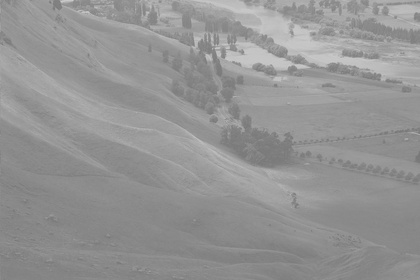
%> input picture HW2/test_image/test.jpg, 420 x 280 px, shrunk from 1024 x 683 before the run
$ octave --eval "result = equalize_hist('../test_image/test.jpg');"   (GNU Octave 9; MATLAB toolbox functions it lacks are replaced by stand-ins)
%> lines starting %> are read from the running program, lines starting %| are printed output that depends on the picture
### HW2/equalize_hist/calculateHistogram.m
function [ his ] = calculateHistogram(img, L)
%calculateHistogram

his = zeros(1, L);
[h, w] = size(img);
for i = 1 : h
    for j = 1 : w
        value = img(i, j) + 1;
        his(value) = his(value) + 1;
    end
end


end

### HW2/equalize_hist/getHistogramEqualFunction.m
function [ transform_func ] = getHistogramEqualFunction( his, L)
% getHistogramEqualFunction
% s = T(r) = (L - 1) * sum(from i = 1 : r prob(i))

% Calculate Number of pixels
total_pixel = 0;
for i = 1 : L
    total_pixel = total_pixel + his(i);
end
%Get cdf min(f(x))
min = 0;
for i = 1 : L
    if (his(i) > 0)
        min = his(i);
        break;
    end
end
%total_pixel = total_pixel - min;
transform_func = zeros(1, L);
for i = 1 : L
    prob = 0;
    % Calculate sum of frequency
    for j = 1 : i
        prob = prob + his(j);
    end
 %   prob = prob - min;
    % Transform frequency to probability
    prob = prob / total_pixel;
    transform_func(i) = prob * (L - 1);

transform_func = uint8(transform_func);
end

### HW2/equalize_hist/transformImage.m
function [ output ] = transformImage(img, transform_func)
%transformImage
%transform an image according to given T(r)
[h, w] = size(img);
output = zeros(h, w);

for i = 1 : h
    for j = 1 : w
        % Make a new image like that s = T(r) pixel by pixel
        output(i, j) = transform_func(img(i, j) + 1);
    end
end
output = uint8(output);
end

### HW2/equalize_hist/equalize_hist.m
function [ output_img ] = equalize_hist( input_img_name )
%> called with input_img_name = '../test_image/test.jpg'
%equalize_hist
%   Detailed explanation goes here
img = imread(input_img_name);
%> img is the input picture: size 280x420x3 uint8; min 117, max 205, mean 148

L = 256;

origin_his = calculateHistogram(img, L);
%> after the loop in calculateHistogram, `for i = 1 : h`: his = 256 values, max 15486 at index 138, min 0 at index 1, mean 1378.1
%> origin_his has the same summary as his in calculateHistogram

transform_func = getHistogramEqualFunction(origin_his, L);
%> after the loop in getHistogramEqualFunction, `for i = 1 : L`: total_pixel = 352800
%> after the loop in getHistogramEqualFunction, `for i = 1 : L`: min = 3
%> after the loop in getHistogramEqualFunction, `for i = 1 : L`: transform_func = 256 values from 0 to 255
%> transform_func = 256 values from 0 to 255

output_img = transformImage(img, transform_func);
%> after the loop in transformImage, `for i = 1 : h`:
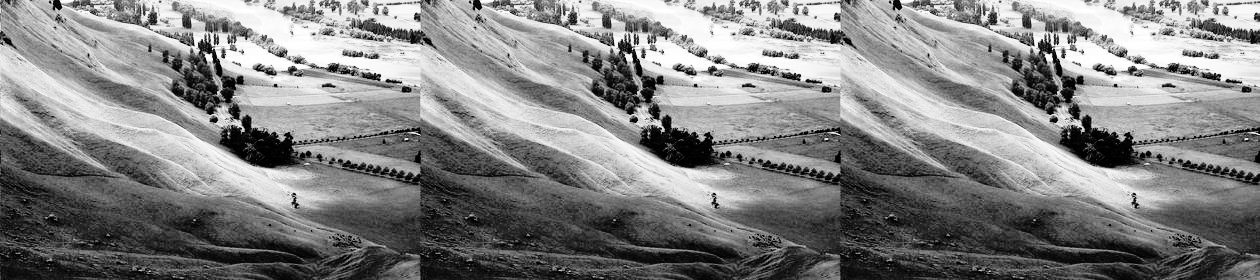
%> output: size 280x1260 double; min 0, max 255, mean 130.6

output_his = calculateHistogram(output_img, L);
%> output_his = 256 values, max 15486 at index 63, min 0 at index 6, mean 1378.1

std_img = histeq(img);
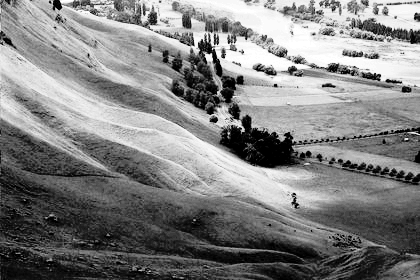
%> std_img: size 280x420x3 uint8; min 0, max 255, mean 128.6
std_his = calculateHistogram(std_img, L);
%> std_his = 256 values, max 15486 at index 58, min 0 at index 2, mean 1378.1
%> `result = equalize_hist('../test_image/test.jpg');`:
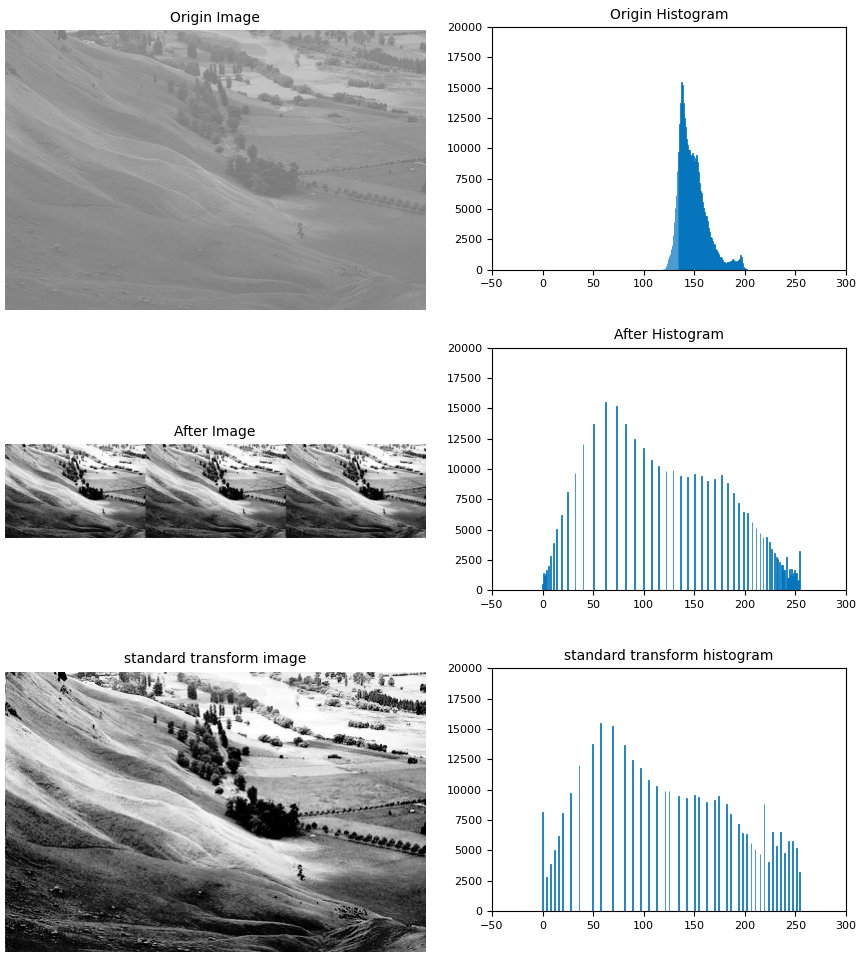
%> figure redrawn from the program's plot data, 6 panels
% plot
x = 0 : 1 : 255;

subplot(3, 2, 1);
imshow(img);
title('Origin Image');

subplot(3, 2, 2);
bar(x, origin_his);
title('Origin Histogram');

subplot(3, 2, 3);
imshow(output_img);
title('After Image');

subplot(3, 2, 4);
bar(x, output_his);
title('After Histogram');

subplot(3, 2, 5);
imshow(std_img);
title('standard transform image');

subplot(3, 2, 6);
bar(x, std_his);
title('standard transform histogram');
end
